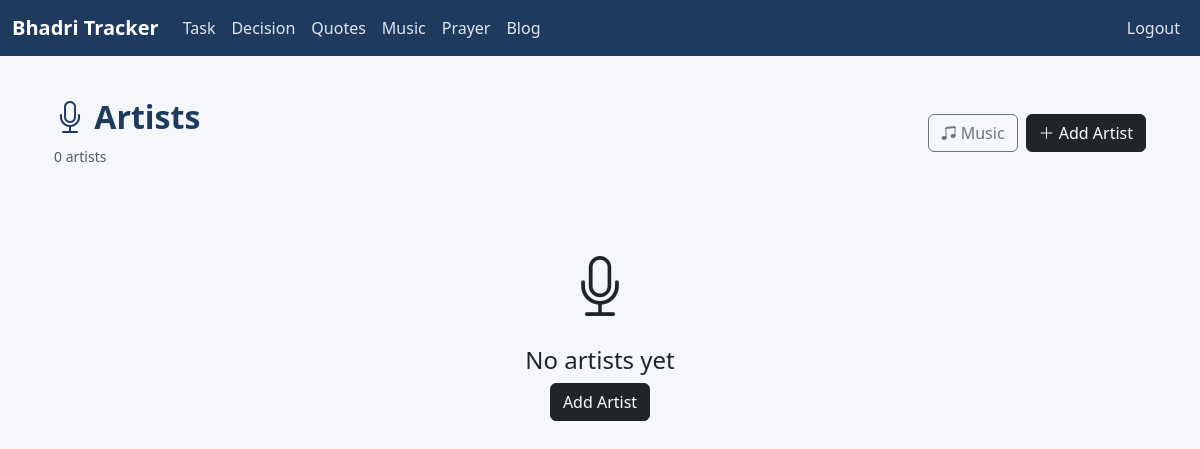
The page /music/artists/ (signed in) on the database as committed earlier.
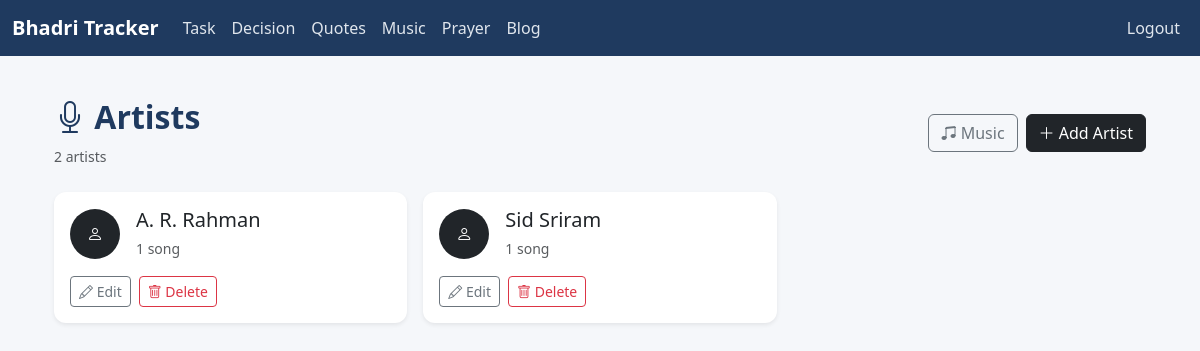
The same page on the database as committed later.
### music/models.py (models this page shows, shortened)
class Artist(models.Model):
    name = models.CharField(max_length=150, unique=True)
    description = models.TextField(blank=True)
    created_at = models.DateTimeField(auto_now_add=True)
    class Meta:
        ordering = ["name"]

### music/views.py (the view)
# urls.py: path("artists/", views.artist_list, name="artist_list"),
@login_required
def artist_list(request):
    artists = Artist.objects.all()
    return render(
        request,
        "music/artist_list.html",
        {
            "artists": artists,
        }
    )

### tracker/context_processors.py (called while the page is built)
def active_notifications(request):
    today = timezone.localdate()
    notifications = Notification.objects.filter(
        is_completed=False,
        date__gte=today,
        date__lte=today + timedelta(days=7)
    ).order_by('date')
    return {
        'active_notifications': notifications
    }

### templates/music/artist_list.html (shortened to what this page needs)
{% extends "base.html" %}
{% block content %}
<div class="container py-4">
    <div class="d-flex justify-content-between align-items-center mb-4">
        <div>
            <h2>
                <i class="bi bi-mic"></i>
                Artists
            </h2>
            <small class="text-muted">
                {{ artists|length }} artist{{ artists|length|pluralize }}
            </small>
        </div>
        <div class="d-flex gap-2">
            <a href="{% url 'music:music_list' %}"
               class="btn btn-outline-secondary">
                <i class="bi bi-music-note-beamed"></i>
                Music
            </a>
            <a href="{% url 'music:artist_create' %}"
               class="btn btn-dark">
                <i class="bi bi-plus-lg"></i>
                Add Artist
            </a>
        </div>
    </div>
    {% if artists %}
        <div class="row g-3">
            {% for artist in artists %}
                <div class="col-md-6 col-lg-4">
                    <div class="card border-0 shadow-sm h-100">
                        <div class="card-body">
                            <div class="d-flex align-items-center gap-3">
                                <div class="rounded-circle bg-dark text-white
                                            d-flex align-items-center justify-content-center"
                                     style="width:50px;height:50px;">
                                    <i class="bi bi-person"></i>
                                </div>
                                <div class="flex-grow-1">
                                    <h5 class="mb-1">
                                        {{ artist.name }}
                                    </h5>
                                    <small class="text-muted">
                                        {{ artist.songs.count }}
                                        song{{ artist.songs.count|pluralize }}
                                    </small>
                                </div>
                            </div>
                            <div class="d-flex gap-2 mt-3">
                                <a href="{% url 'music:artist_update' artist.id %}"
                                   class="btn btn-sm btn-outline-secondary">
                                    <i class="bi bi-pencil"></i>
                                    Edit
                                </a>
                                <a href="{% url 'music:artist_delete' artist.id %}"
                                   class="btn btn-sm btn-outline-danger">
                                    <i class="bi bi-trash"></i>
                                    Delete
                                </a>
                            </div>
                        </div>
                    </div>
                </div>
            {% endfor %}
        </div>
    {% else %}
        <div class="text-center py-5">
            <i class="bi bi-mic"
               style="font-size:60px;"></i>
            <h4 class="mt-3">
                No artists yet
            </h4>
            <a href="{% url 'music:artist_create' %}"
               class="btn btn-dark">
                Add Artist
            </a>
        </div>
    {% endif %}
</div>
{% endblock %}

Rows that differ between the two databases and show on the page:
added Artist: name "A. R. Rahman", songs.count "1"
added Artist: name "Sid Sriram", songs.count "1"
Other text that changed with them:
{{ artists|length }}: "0" → "2"
text no longer shown: "No artists yet Add Artist"
